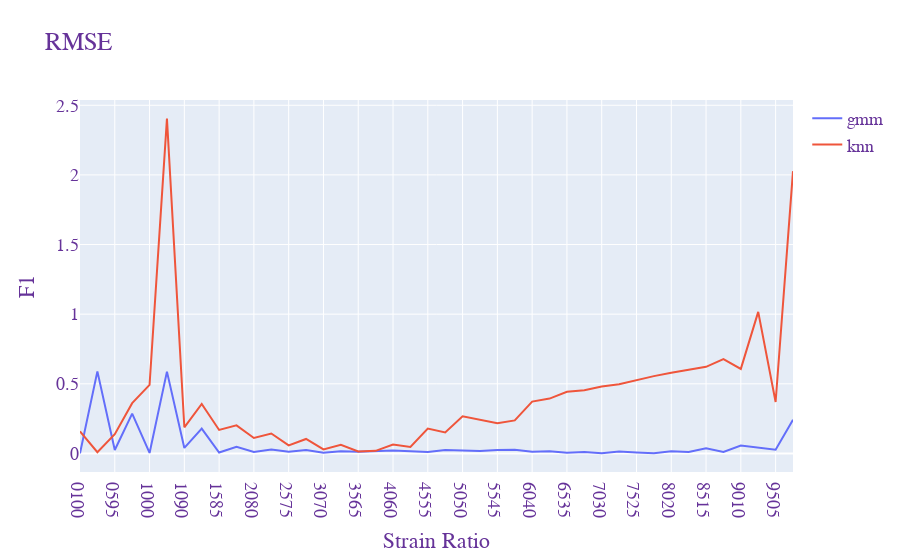

The notebook cell this image was saved under:
### Code cell
from cProfile import label


ratio1 = ['0100','0100[1]', '0595','0595[1]', '1000','1000[1]', '1090','1090[1]', '1585','1585[1]', '2080','2080[1]', 
          '2575','2575[1]', '3070','3070[1]', '3565','3565[1]', '4060','4060[1]', '4555','4555[1]', 
          '5050','5050[1]', '5545','5545[1]', '6040','6040[1]', '6535','6535[1]', '7030','7030[1]', 
          '7525','7525[1]', '8020','8020[1]', '8515','8515[1]', '9010','9010[1]', '9505','9505[1]']

fig = go.Figure()
fig.add_trace(go.Scatter(x=ratio1 ,y=mse_gmm, mode='lines', name="gmm"))
fig.add_trace(go.Scatter(x=ratio1 ,y=mse_knn, mode='lines', name="knn"))

fig.update_layout(
    title="RMSE",
    xaxis_title="Strain Ratio",
    yaxis_title="value",
    legend_title="",
    font=dict(
        family="Courier New, monospace",
        size=18,
        color="RebeccaPurple"
    )
)

fig.show()

### Figure 1 — Plotly figure (JSON) as saved in the notebook; plotly's stock layout.template omitted (floating-point values rounded to 4 significant figures)
{"data": [{"mode": "lines", "name": "gmm", "type": "scatter", "x": ["0100", "0100[1]", "0595", "0595[1]", "1000", "1000[1]", "1090", "1090[1]", "1585", "1585[1]", "2080", "2080[1]", "2575", "2575[1]", "3070", "3070[1]", "3565", "3565[1]", "4060", "4060[1]", "4555", "4555[1]", "5050", "5050[1]", "5545", "5545[1]", "6040", "6040[1]", "6535", "6535[1]", "7030", "7030[1]", "7525", "7525[1]", "8020", "8020[1]", "8515", "8515[1]", "9010", "9010[1]", "9505", "9505[1]"], "y": [0.0001834, 0.5891, 0.02484, 0.2862, 0.003486, 0.5873, 0.03934, 0.1786, 0.006605, 0.0483, 0.01051, 0.02749, 0.01155, 0.02514, 0.004471, 0.01495, 0.01214, 0.01722, 0.02071, 0.0152, 0.009686, 0.02386, 0.01885, 0.01694, 0.02464, 0.02656, 0.01176, 0.01576, 0.004819, 0.01111, 0.001631, 0.01316, 0.007293, 0.002068, 0.01507, 0.009548, 0.03657, 0.01096, 0.05695, 0.04457, 0.0271, 0.2415]}, {"mode": "lines", "name": "knn", "type": "scatter", "x": ["0100", "0100[1]", "0595", "0595[1]", "1000", "1000[1]", "1090", "1090[1]", "1585", "1585[1]", "2080", "2080[1]", "2575", "2575[1]", "3070", "3070[1]", "3565", "3565[1]", "4060", "4060[1]", "4555", "4555[1]", "5050", "5050[1]", "5545", "5545[1]", "6040", "6040[1]", "6535", "6535[1]", "7030", "7030[1]", "7525", "7525[1]", "8020", "8020[1]", "8515", "8515[1]", "9010", "9010[1]", "9505", "9505[1]"], "y": [0.1585, 0.009027, 0.1383, 0.3608, 0.4918, 2.404, 0.1877, 0.3549, 0.1685, 0.2015, 0.1111, 0.1429, 0.05757, 0.1038, 0.02892, 0.06212, 0.01403, 0.0184, 0.06436, 0.04683, 0.1783, 0.151, 0.267, 0.2421, 0.2159, 0.2372, 0.3721, 0.3939, 0.4423, 0.4539, 0.481, 0.4965, 0.5284, 0.5551, 0.5788, 0.5976, 0.6217, 0.6768, 0.6069, 1.016, 0.3692, 2.027]}], "layout": {"font": {"color": "RebeccaPurple", "family": "Courier New, monospace", "size": 18}, "legend": {"title": {"text": ""}}, "title": {"text": "RMSE"}, "xaxis": {"title": {"text": "Strain Ratio"}}, "yaxis": {"title": {"text": "F1"}}}}
